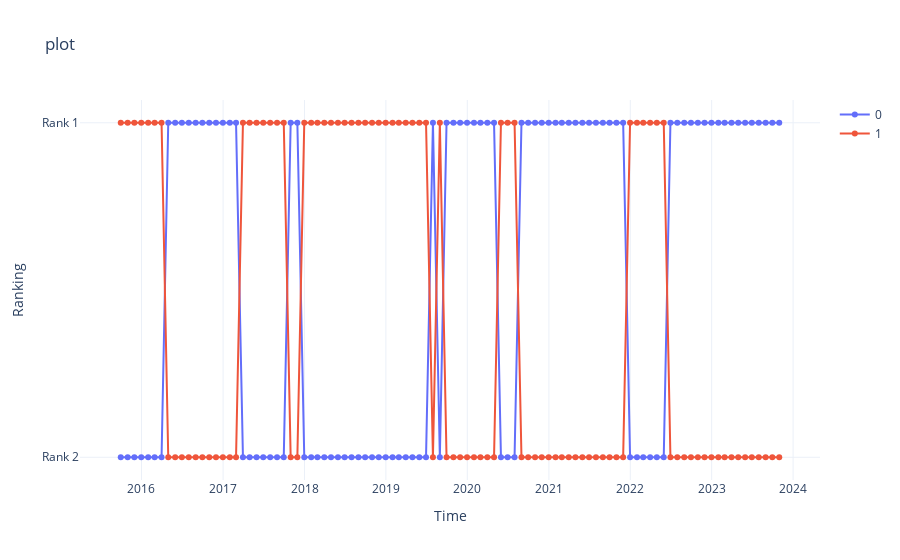

Write notebook code for a chart like this one.
### Code cell
def plotly_ranking(df_ranks, title):
    df_ranksc = df_ranks.copy().dropna()
    fig = go.Figure()
    # Add a line to the figure for each series
    for column in df_ranksc.columns:
        fig.add_trace(go.Scatter(x=df_ranksc.index, y=df_ranksc[column], mode='lines+markers', name=column))

    # Update the layout
    fig.update_layout(
        title=title,
        xaxis_title='Time',
        yaxis_title='Ranking',
        yaxis=dict(
            autorange='reversed',  # Reverse y-axis so that rank 1 appears at the top
            tickmode='array',
            tickvals=np.arange(1, len(df_ranksc.columns) + 1),
            ticktext=[f"Rank {i}" for i in range(1, len(df_ranksc.columns) + 1)]
        ),
        template='plotly_white'
    )

    return fig

plotly_ranking(df_residuals_mega.abs().rolling(5).mean().rank(ascending=True, axis=1), 'plot')
